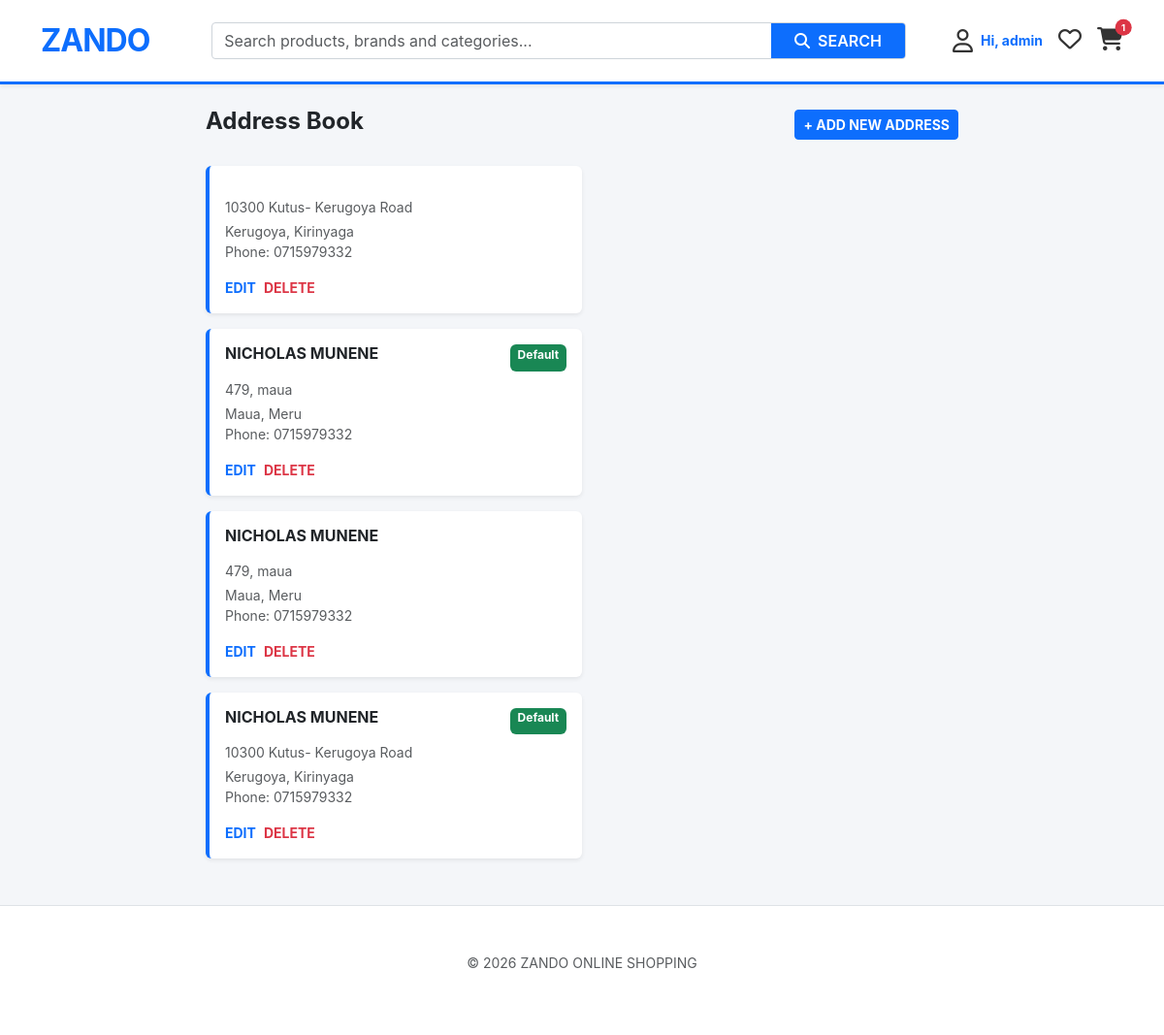
Before: /products/address-book/ (signed in) with the older database file.
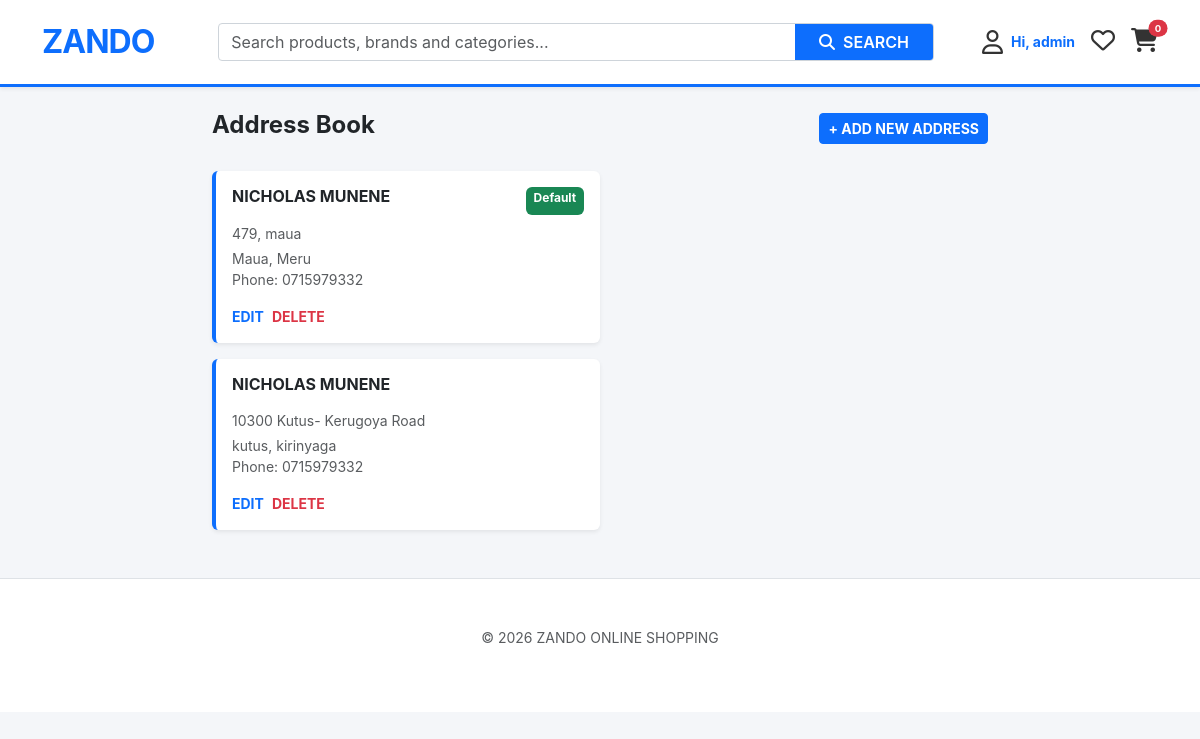
After: the same page with the newer database file.
### products/models.py (models this page shows, shortened)
class Address(models.Model):
    user = models.ForeignKey(User, on_delete=models.CASCADE)
    first_name = models.CharField(max_length=50, default='')
    last_name = models.CharField(max_length=50, default='')
    street = models.CharField(max_length=255)
    town = models.ForeignKey(Town, on_delete=models.CASCADE)
    postal_code = models.CharField(max_length=20, blank=True, null=True)
    phone = models.CharField(max_length=15)
    is_default = models.BooleanField(default=False)
    class Meta:
        verbose_name_plural = "Addresses"

class Town(models.Model):
    county = models.ForeignKey(County, on_delete=models.CASCADE, related_name='towns')
    name = models.CharField(max_length=100)

class County(models.Model):
    name = models.CharField(max_length=100)

### products/views.py (the view)
# urls.py: path('address-book/', views.address_book, name='address_book'),
@login_required
def address_book(request):
    addresses = Address.objects.filter(user=request.user).select_related('user', 'town__county')
    return render(request, 'address_book.html', {'addresses': addresses})

### products/context_processors.py (called while the page is built)
def cart_contents(request):
    count = 0
    if request.user.is_authenticated:
        cart = Cart.objects.filter(user=request.user).first()
        if cart:
            count = sum(item.quantity for item in cart.items.all())
    return {'global_cart_count': count}

### products/templates/address_book.html
{% extends 'base.html' %}
{% block content %}
<div class="container mt-4" style="max-width: 800px;">
    <div class="d-flex justify-content-between align-items-center mb-4">
        <h4 class="fw-bold">Address Book</h4>
        <a href="{% url 'products:add_address' %}" class="btn btn-primary btn-sm fw-bold text-decoration-none">
            + ADD NEW ADDRESS
        </a>
    </div>
    {% for address in addresses %}
<div class="col-md-6">
    <div class="card border-0 shadow-sm p-3 mb-3 border-start border-primary border-4">
        <div class="d-flex justify-content-between">
            <h6 class="fw-bold text-uppercase">{{ address.first_name }} {{ address.last_name }}</h6>
            {% if address.is_default %}<span class="badge bg-success">Default</span>{% endif %}
        </div>
        <p class="mb-1 mt-2 text-muted small">{{ address.street }}</p>
        <p class="text-muted small mb-3">
            {{ address.town.name }}, {{ address.town.county.name }}<br>
            Phone: {{ address.phone }}
        </p>
        <div class="d-flex gap-2">
            <a href="{% url 'products:edit_address' address.id %}" class="text-primary small text-decoration-none fw-bold">EDIT</a>
            <a href="{% url 'products:delete_address' address.id %}" class="text-danger small text-decoration-none fw-bold">DELETE</a>
        </div>
    </div>
</div>
{% endfor %}
</div>
{% endblock %}

### products/templates/base.html (shortened to what this page needs)
<!DOCTYPE html>
<html lang="en">
<head>
    <link href="https://cdn.jsdelivr.net/npm/bootstrap@5.3.0/dist/css/bootstrap.min.css" rel="stylesheet">
    <link rel="stylesheet" href="https://cdnjs.cloudflare.com/ajax/libs/font-awesome/6.4.0/css/all.min.css">
</head>
<body>
    <nav class="navbar navbar-expand-lg sticky-top shadow-sm">
        <div class="container">
            <a class="navbar-brand fw-bold fs-2 text-pro" href="{% url 'products:index' %}">ZANDO</a>
            <form action="{% url 'products:index' %}" method="GET" class="d-flex flex-grow-1 mx-lg-5 search-container position-relative">
                <div class="input-group w-100">
                    <input
                        type="text"
                        id="searchInput"
                        name="q"
                        class="form-control"
                        placeholder="Search products, brands and categories..."
                        value="{{ request.GET.q|default:'' }}"
                        autocomplete="off"
                    >
                    <button class="btn btn-pro px-4" type="submit">
                        <i class="fas fa-search"></i> <span class="d-none d-md-inline ms-1">SEARCH</span>
                    </button>
                </div>
            </form>
            <div class="d-flex align-items-center gap-3">
                <div class="dropdown">
                    <a href="#" class="nav-icon-link text-decoration-none d-flex align-items-center" data-bs-toggle="dropdown">
                        <i class="far fa-user fs-4"></i>
                        <span class="d-none d-md-inline ms-2 small fw-bold text-pro">Hi, {{ user.username|default:"Guest" }}</span>
                    </a>
                </div>
                <a href="{% url 'products:view_wishlist' %}" class="nav-icon-link text-decoration-none">
                    <i class="far fa-heart fs-4"></i>
                </a>
               <a href="{% url 'products:view_cart' %}" class="nav-icon-link text-decoration-none">
    <div class="position-relative">
        <i class="fas fa-shopping-cart fs-4"></i>
        <span class="badge rounded-pill bg-danger position-absolute top-0 start-100 translate-middle" style="font-size: 0.6rem;">
            {{ global_cart_count|default:"0" }}
        </span>
    </div>
</a>
            </div>
        </div>
    </nav>
    <div class="container mt-4">
        {% block content %}{% endblock %}
    </div>
    <footer class="py-5 mt-5 bg-white border-top">
        <div class="container text-center">
            <p class="text-muted small">&copy; 2026 ZANDO ONLINE SHOPPING</p>
        </div>
    </footer>
</body>
</html>

Changed rows visible on the page:
removed Address: street "10300 Kutus- Kerugoya Road", town.name "Kerugoya", town.county.name "Kirinyaga", phone "0715979332"
removed Address: first_name "NICHOLAS", last_name "MUNENE", street "479, maua", town.name "Maua", town.county.name "Meru", phone "0715979332"
removed Address: first_name "NICHOLAS", last_name "MUNENE", is_default "Default", street "10300 Kutus- Kerugoya Road", town.name "Kerugoya", town.county.name "Kirinyaga", phone "0715979332"
added Address: first_name "NICHOLAS", last_name "MUNENE", street "10300 Kutus- Kerugoya Road", town.name "kutus", town.county.name "kirinyaga", phone "0715979332"
Other visible differences:
{{ global_cart_count|default:"0" }}: "1" → "0"
